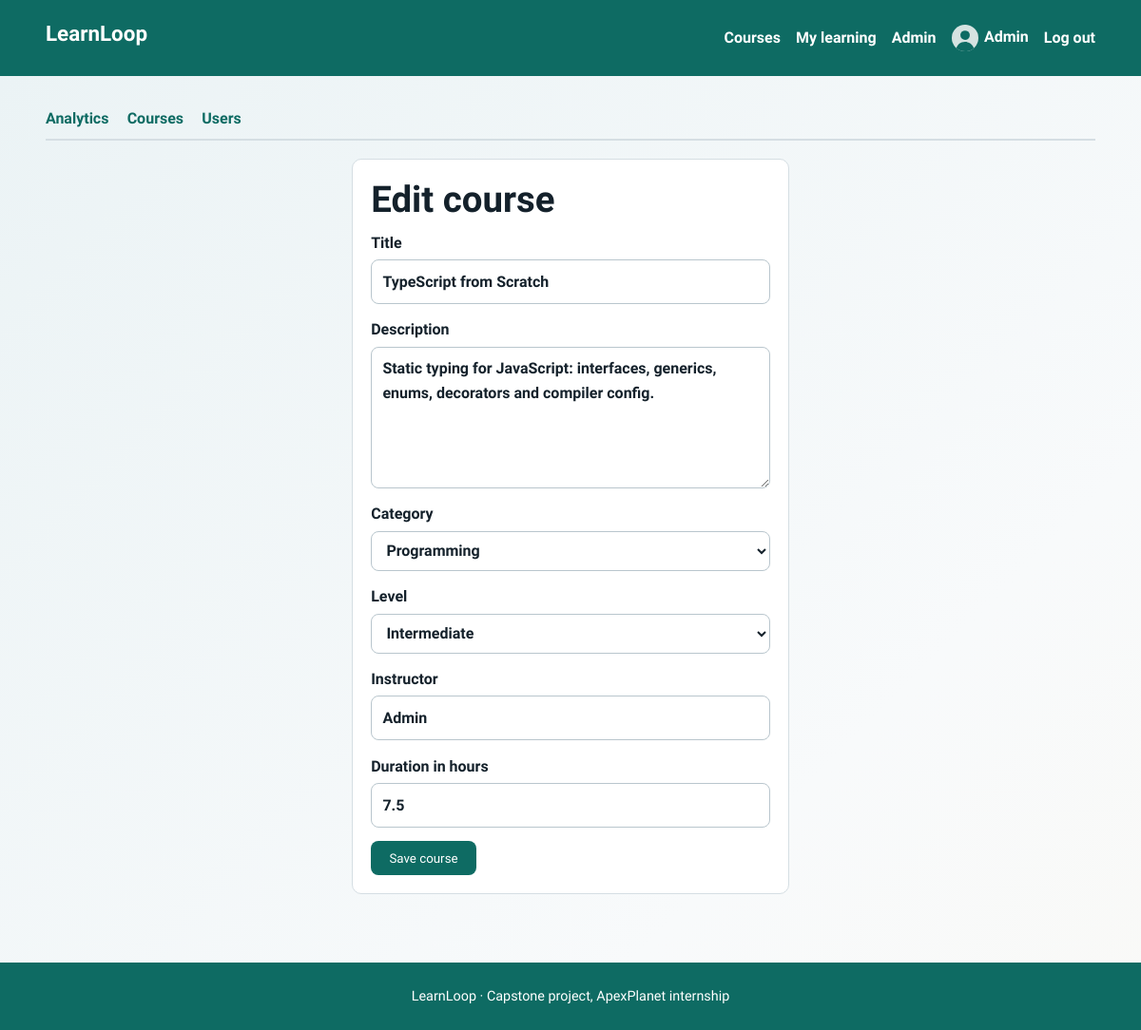
The app's page /admin/course_form.php?id=8 (signed in) with its own data.
### tables this page shows
CREATE TABLE users (
  id INT AUTO_INCREMENT PRIMARY KEY,
  name VARCHAR(80) NOT NULL,
  email VARCHAR(120) NOT NULL UNIQUE,
  password VARCHAR(255) NOT NULL,
  role ENUM('student','admin') NOT NULL DEFAULT 'student',
  avatar VARCHAR(120) DEFAULT NULL,
  bio VARCHAR(300) DEFAULT NULL,
  is_verified TINYINT(1) NOT NULL DEFAULT 0,
  created_at TIMESTAMP DEFAULT CURRENT_TIMESTAMP
);

CREATE TABLE courses (
  id INT AUTO_INCREMENT PRIMARY KEY,
  title VARCHAR(120) NOT NULL,
  description TEXT NOT NULL,
  category_id INT NOT NULL,
  level ENUM('Beginner','Intermediate','Advanced') NOT NULL DEFAULT 'Beginner',
  instructor VARCHAR(80) NOT NULL,
  duration_hours DECIMAL(4,1) NOT NULL DEFAULT 1.0,
  created_at TIMESTAMP DEFAULT CURRENT_TIMESTAMP,
  FOREIGN KEY (category_id) REFERENCES categories(id),
  FULLTEXT KEY ft_courses (title, description)
);

CREATE TABLE categories (
  id INT AUTO_INCREMENT PRIMARY KEY,
  name VARCHAR(60) NOT NULL UNIQUE
);

### includes/functions.php (called while the page is built, shortened)
<?php
function db(): PDO {
    static $pdo = null;
    if ($pdo === null) {
        try {
            $pdo = new PDO('mysql:host=' . DB_HOST . ';dbname=' . DB_NAME . ';charset=utf8mb4', DB_USER, DB_PASS, [
                PDO::ATTR_ERRMODE => PDO::ERRMODE_EXCEPTION,
                PDO::ATTR_DEFAULT_FETCH_MODE => PDO::FETCH_ASSOC,
                PDO::ATTR_EMULATE_PREPARES => false,
            ]);
        } catch (PDOException $e) {
            http_response_code(500);
            die('<div style="font-family:sans-serif;padding:2rem;max-width:600px;margin:2rem auto;border:1px solid #e2e8f0;border-radius:8px;background:#fff5f5;color:#9b2c2c;">'
                . '<h2 style="margin-top:0;">Database Connection Error</h2>'
                . '<p><strong>' . htmlspecialchars($e->getMessage()) . '</strong></p>'
                . '<p style="color:#4a5568;">Please make sure your MariaDB/MySQL server is running on port 3306 and the <code>' . htmlspecialchars(DB_NAME) . '</code> database has been imported.</p>'
                . '</div>');
        }
    }
    return $pdo;
}
function e($v): string { return htmlspecialchars((string)$v, ENT_QUOTES, 'UTF-8'); }
function current_user(): ?array {
    static $user = false;
    if ($user === false) {
        $user = null;
        if (!empty($_SESSION['uid'])) {
            $s = db()->prepare('SELECT id,name,email,role,avatar,bio,created_at FROM users WHERE id=? AND is_verified=1');
            $s->execute([$_SESSION['uid']]);
            $user = $s->fetch() ?: null;
        }
    }
    return $user;
}
function require_admin(): array {
    $u = current_user();
    return $u;
}
function avatar_url(?array $u): string {
    return ($u && !empty($u['avatar'])) ? UPLOAD_URL . $u['avatar'] : 'assets/img/avatar.svg';
}

### admin/course_form.php (the view, shortened to what this page needs)
<?php
$base = '../'; require_once __DIR__ . '/../includes/functions.php'; require_admin();
$id = (int)($_GET['id'] ?? 0);
$c = ['title' => '', 'description' => '', 'category_id' => 0, 'level' => 'Beginner', 'instructor' => '', 'duration_hours' => '1.0'];
if ($id) { $s = db()->prepare('SELECT * FROM courses WHERE id=?'); $s->execute([$id]); $c = $s->fetch() ?: redirect('courses.php'); }
$cats = db()->query('SELECT id,name FROM categories ORDER BY name')->fetchAll();
$pageTitle = $id ? 'Edit course' : 'Add course'; require __DIR__ . '/../includes/header.php'; require __DIR__ . '/nav.php'; ?>
<section class="card narrow">
<h1><?= $id ? 'Edit course' : 'Add course' ?></h1>
<form method="post"><?= csrf_field() ?>
  <label>Title <input name="title" value="<?= e($c['title']) ?>" required maxlength="120"></label>
  <label>Description <textarea name="description" rows="5" required><?= e($c['description']) ?></textarea></label>
  <label>Category <select name="category_id"><?php foreach ($cats as $k): ?><option value="<?= (int)$k['id'] ?>" <?= $k['id'] == $c['category_id'] ? 'selected' : '' ?>><?= e($k['name']) ?></option><?php endforeach; ?></select></label>
  <label>Level <select name="level"><?php foreach (['Beginner', 'Intermediate', 'Advanced'] as $lv): ?><option <?= $lv === $c['level'] ? 'selected' : '' ?>><?= $lv ?></option><?php endforeach; ?></select></label>
  <label>Instructor <input name="instructor" value="<?= e($c['instructor']) ?>" required maxlength="80"></label>
  <label>Duration in hours <input type="number" name="duration_hours" step="0.5" min="0.5" value="<?= e($c['duration_hours']) ?>" required></label>
  <button class="btn">Save course</button>
</form></section>
<?php require __DIR__ . '/../includes/footer.php'; ?>

### includes/header.php (shortened to what this page needs)
<?php require_once __DIR__ . '/functions.php'; $me = current_user(); $base = $base ?? ''; ?>
<!doctype html>
<html lang="en">
<head>
<link rel="stylesheet" href="<?= $base ?>assets/css/style.css">
</head>
<body>
<header class="site-header">
  <a class="brand" href="<?= $base ?>index.php"><?= e(SITE_NAME) ?></a>
  <nav id="nav">
    <a href="<?= $base ?>index.php">Courses</a>
    <?php if ($me): ?>
      <a href="<?= $base ?>dashboard.php">My learning</a>
      <?php if ($me['role'] === 'admin'): ?><a href="<?= $base ?>admin/index.php">Admin</a><?php endif; ?>
      <a class="nav-user" href="<?= $base ?>profile.php"><img src="<?= $base . e(avatar_url($me)) ?>" alt="" width="28" height="28"><?= e($me['name']) ?></a>
      <a href="<?= $base ?>logout.php">Log out</a>
    <?php else: ?>
      <a href="<?= $base ?>login.php">Log in</a>
      <a class="btn btn-small" href="<?= $base ?>register.php">Create account</a>
    <?php endif; ?>
  </nav>
</header>
<main class="wrap">

### assets/css/style.css (style rules this page uses)
:root { --ink:#14212b;--muted:#5a6b76;--bg:#f3f6f8;--panel:#fff;--teal:#0e6b63;--teal-dark:#0a4f49;--gold:#f2b632;--line:#d5dee3;--danger:#b3372b;--radius:10px }
* { box-sizing:border-box }
body { margin:0;min-height:100vh;display:flex;flex-direction:column;font:1rem/1.6 "Source Sans 3",system-ui,sans-serif;color:var(--ink);background:var(--bg) }
h1,h2,h3,.brand { font-family:"Bricolage Grotesque",system-ui,sans-serif;line-height:1.2;margin:0 0 .6rem }
h1 { font-size:clamp(1.7rem,4vw,2.4rem);font-weight:800 }
a { color:var(--teal) }
main,.wrap { flex:1;width:100%;max-width:100%;margin:0;padding:2rem 4vw 3.5rem;box-sizing:border-box;background:linear-gradient(135deg,#ebf3f5 0%,#f8fafb 30%,#fcf7ed 70%,#edf5f4 100%);background-size:250% 250%;animation:mainBgShift 14s ease infinite,mainFadeIn 0.7s cubic-bezier(0.16,1,0.3,1) both }
.site-header { display:flex;flex-wrap:wrap;align-items:center;justify-content:space-between;gap:.5rem;padding:.7rem 4vw;background:var(--teal);color:#fff;min-height:80px }
.brand { font-size:1.4rem;font-weight:800;color:#fff;text-decoration:none }
.site-header nav { display:flex;flex-wrap:wrap;align-items:center;gap:1rem }
.site-header nav a { color:#fff;text-decoration:none;font-weight:600 }
.nav-user img { border-radius:50%;vertical-align:middle;margin-right:.4rem;object-fit:cover }
.btn { display:inline-block;background:var(--teal);color:#fff;border:0;border-radius:8px;padding:.65rem 1.2rem;font:600 1rem inherit;font-family:inherit;text-decoration:none;cursor:pointer }
.card { background:var(--panel);border:1px solid var(--line);border-radius:var(--radius);padding:1.2rem;margin-bottom:1rem }
.narrow { max-width:460px;margin:1rem auto }
label { display:block;font-weight:600;margin-bottom:.9rem }
input,select,textarea { display:block;width:100%;margin-top:.3rem;padding:.6rem .7rem;border:1px solid #b9c6cd;border-radius:8px;font:inherit;background:#fff;color:var(--ink) }

### records on screen
users: name "Admin"
courses: title "TypeScript from Scratch", description "Static typing for JavaScript: interfaces, generics, enums, decorators and compiler config.", category_id "Programming", level "Intermediate", instructor "Admin", duration_hours "7.5"

### other values on screen
SITE_NAME "LearnLoop"
